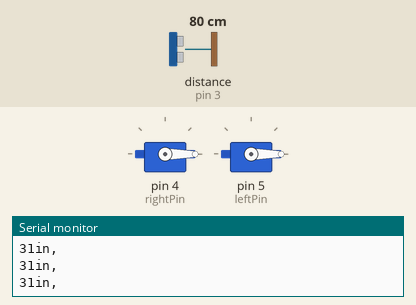
Recording of a sketch running on a simulated Arduino Uno, built with avr-gcc and run on an emulated ATmega328P. Shown: 2 × servo, the last lines printed to the serial monitor. Wiring (inferred from the names in the program): ultrasonic range finder: trigger pin 2; echo pin 3. The test bench sets the inputs (shaded band); at power-on: distance to the obstacle (sensor on pin 3) 80 cm. The echo pulse lasts 58.3 µs per cm.

Above: at 1.4 s.
1.5 s: distance to the obstacle (sensor on pin 3) set to 72 cm
At 2.9 s:
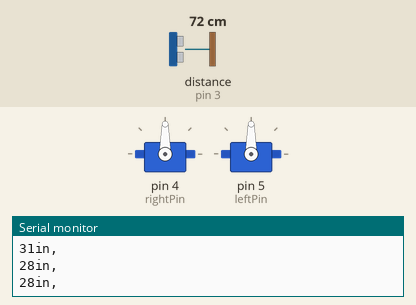
4.0 s: distance to the obstacle (sensor on pin 3) set to 120 cm
At 4.5 s:
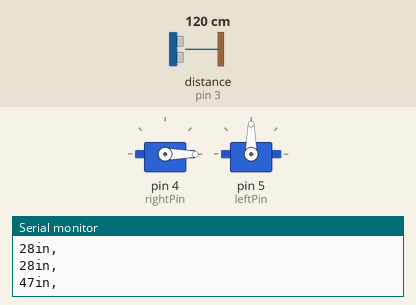
6.1 s: distance to the obstacle (sensor on pin 3) set to 2 cm
At 7.2 s:
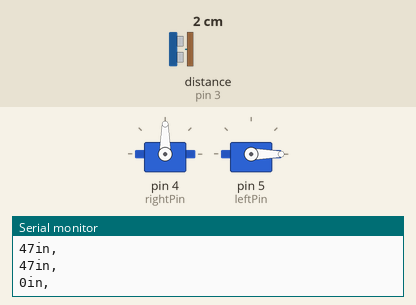
Timing chart, 0 to 9.1 s (numbered marks = the images above; inputs shaded):
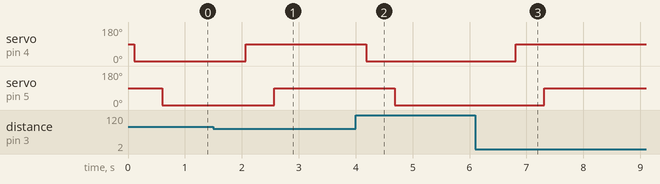

The sketch:

josh.ino
```cpp
#include <Servo.h>   //makes servo library
Servo right;      //servo named right
Servo left;     //servo named left
int trig = 2; // attach pin 2 to Trig
int echo = 3; //attach pin 3 to Echo
int rightPin = 4; //attach pin 4 to rightPin servo
int leftPin = 5;  //attach pin 5 to leftPin servo
void setup()
{
Serial.begin(9600);   //serial monitor with a refresh rate of 9600
right.attach(rightPin);   //attaches right servo pin
left.attach(leftPin);   //attaches left servo pin
}

void loop()
{
 // establish variables for duration of the ping,
  // and the distance result in inches and centimeters:
  long duration, inches, cm;

  // The PING))) is triggered by a HIGH pulse of 2 or more microseconds.
  // Give a short LOW pulse beforehand to ensure a clean HIGH pulse:
  pinMode(trig, OUTPUT);
  digitalWrite(trig, LOW);
  delayMicroseconds(2);
  digitalWrite(trig, HIGH);
  delayMicroseconds(5);
  digitalWrite(trig, LOW);

  // The same pin is used to read the signal from the PING))): a HIGH
  // pulse whose duration is the time (in microseconds) from the sending
  // of the ping to the reception of its echo off of an object.
  pinMode(echo, INPUT);
  duration = pulseIn(echo, HIGH);

  // convert the time into a distance
  inches = microsecondsToInches(duration);
  cm = microsecondsToCentimeters(duration);

  Serial.print(inches);
  Serial.print("in, ");
  Serial.println();

  delay(100);
      //range of less than 30 inches right and left turn by 90 degrees with a delay of 500 and 100
  if (inches <30)
  {
  right.write(90);
  delay(500);
  left.write(90);
  delay(100);
  }
  else  //if not less than 30 inches right and left servo turn back to 0 degrees with a delay of 500 and 50
  {
    right.write(0);
    delay(500);
    left.write(0);
    delay(50);
  }

}

long microsecondsToInches(long microseconds)
{
  // According to Parallax's datasheet for the PING))), there are
  // 73.746 microseconds per inch (i.e. sound travels at 1130 feet per
  // second). This gives the distance travelled by the ping, outbound
  // and return, so we divide by 2 to get the distance of the obstacle.
  // See: http://www.parallax.com/dl/docs/prod/acc/28015-PI...
  return microseconds / 74 / 2;
}

long microsecondsToCentimeters(long microseconds)
{
  // The speed of sound is 340 m/s or 29 microseconds per centimeter.
  // The ping travels out and back, so to find the distance of the
  // object we take half of the distance travelled.
  return microseconds / 29 / 2;
}
```

Measured:
- the behaviour switches between 77 and 76 cm on distance to the obstacle (sensor on pin 3) (found by bisection; images 0 and 1)
- after the input at 1.5 s, servo on pin 4 (rightPin): 0° → 90° after 0.57 s; servo on pin 5 (leftPin): 0° → 90° after 1.1 s
- after the input at 4.0 s, servo on pin 4 (rightPin): 90° → 0° after 0.19 s; servo on pin 5 (leftPin): 90° → 0° after 0.69 s
- after the input at 6.1 s, servo on pin 4 (rightPin): 0° → 90° after 0.71 s; servo on pin 5 (leftPin): 0° → 90° after 1.2 s
